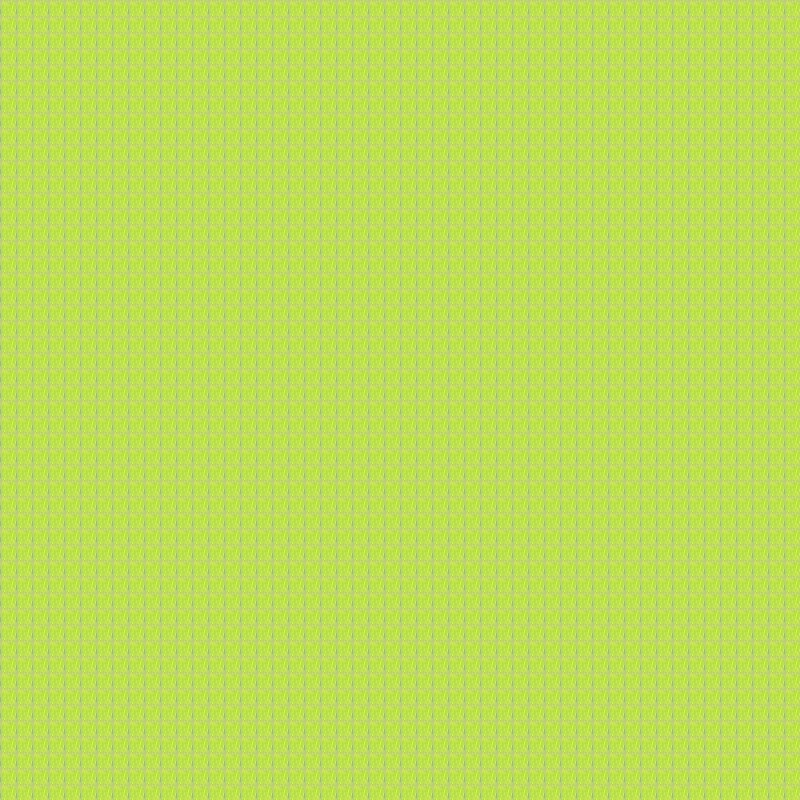

Tiled map render using the project's own tile images. Description and the map definition, with tile-layer contents summarised, below:
An orthogonal 50x50 tile map with 16x16 px tiles, 1 tile layer (Tile Layer 1).

<map version="1.0" orientation="orthogonal" width="50" height="50" tilewidth="16" tileheight="16">
 <tileset firstgid="1" name="tiles" tilewidth="16" tileheight="16">
  <image source="tiles.jpg" width="426" height="681" />
 </tileset>
 <layer name="Tile Layer 1" width="50" height="50">
  <data>[2500 cells, 2500 non-empty, 1 distinct tile ids]</data>
 </layer>
</map>